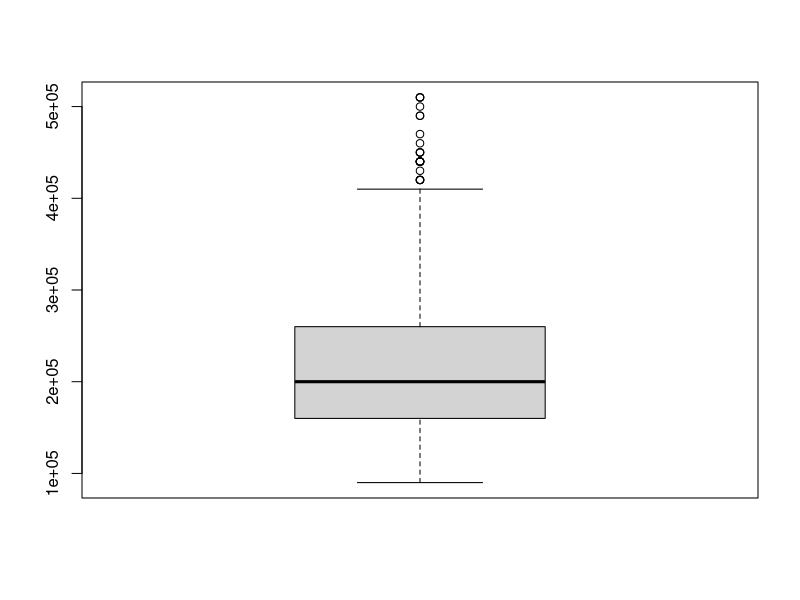
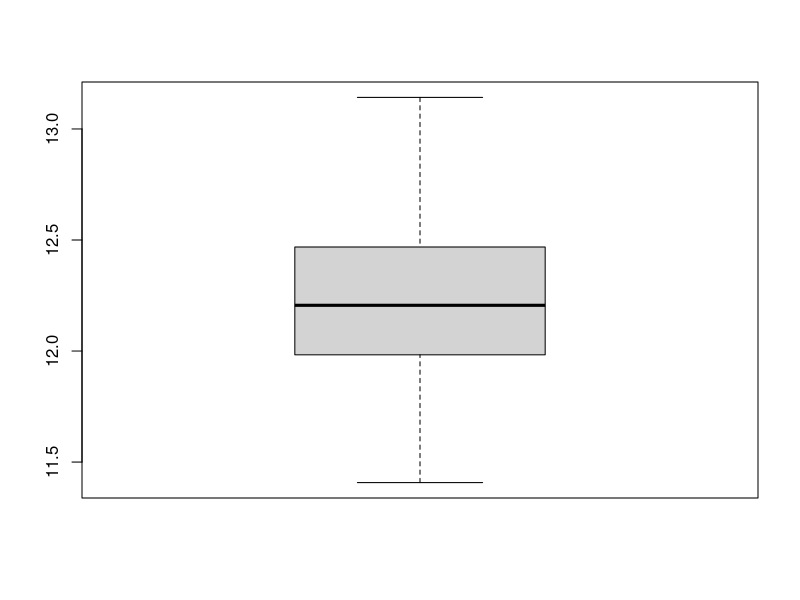

These figures' R source, in order:
## ---- chunk 1
library(readxl)
library(nnet)
## ---- chunk 2
CASAX <- read_excel("CASAX.xlsx")

xx=CASAX
## ---- chunk 3
boxplot(xx$preco)
xx$price=log(xx$preco)
boxplot(xx$price)

xx=xx[,-6]
## ---- chunk 4
qq=model.matrix(data=xx,~.)
colnames(qq)
qq=qq[,-1]
## ---- chunk 5
peq=apply(qq,2,min);peq
gde=apply(qq, 2, max); gde
amp=gde-peq;amp #amplitude

zz=scale(qq,center = peq,scale = amp)
zz=as.data.frame(zz)
## ---- chunk 6
set.seed(2035)
flag=sample(1:1200,800)
lrn=zz[flag,]
tst=zz[-flag,]
## ---- chunk 7
x_lrn=lrn[,1:7]
y_lrn=lrn[,8]
x_tst=tst[,1:7]
y_tst=tst[,8]
## ---- chunk 8
SSE=NULL 
for(i in 1:20)
{set.seed(100*i)
  rn=nnet(x_lrn,y_lrn,size=3,linout = T,maxit = 10000)
  yhat=predict(rn,newdata = x_tst)
  res=y_tst-yhat
  SSE[i]=sum(res^2)
}
SSE;min(SSE)
## ---- chunk 9
set.seed(200)
rn=nnet(x_lrn,y_lrn,size=3,linout = T,maxit = 10000)
yhat=predict(rn,newdata = x_tst)
res=y_tst-yhat
SSEx=sum(res^2);SSEx
## ---- chunk 10
colnames(x_tst)
kk=data.frame(bairroBB=0,bairroCC=0,bairroDD=0,quartos=3,area=160,vagas=2,idade=10)
lit=peq[1:7]; big=gde[1:7]
kk.pad=scale(kk,center = lit,scale = big-lit)
price.kelly=predict(rn, newdata = kk.pad)
price.kelly #nao esqueçam que é transformado
qq=as.data.frame(qq)
pricek1=price.kelly*(max(qq$price)-min(qq$price))+min(qq$price)
pricek1
precoestimado=exp(pricek1)
precoestimado
## ---- chunk 11
reg=lm(data = lrn, price~.)
yreg=predict(reg, newdata = tst)
resreg=yreg-tst$price
SSEREG=sum(resreg^2);SSEREG
